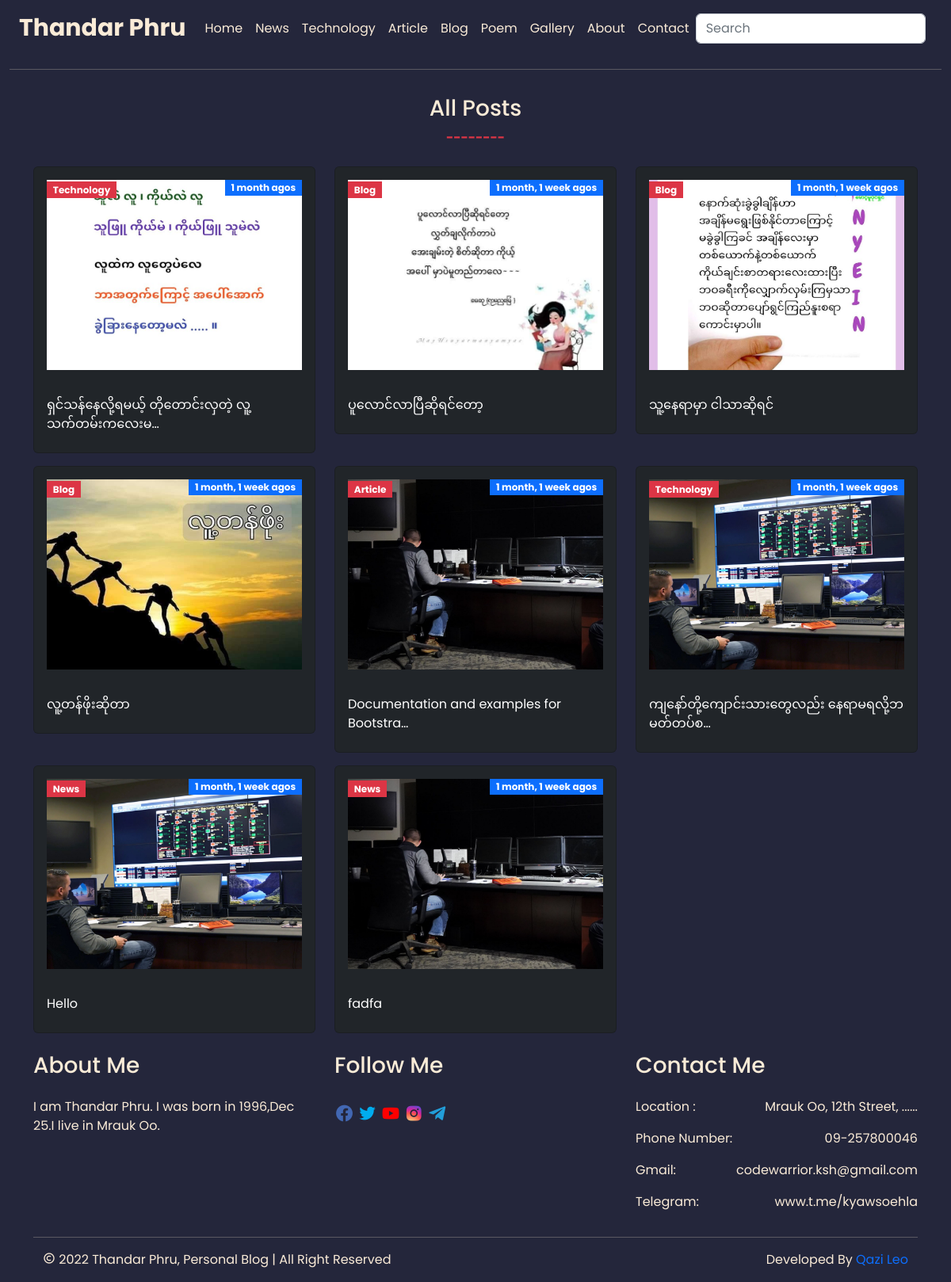
Before: /posts/all/ with the older database file.
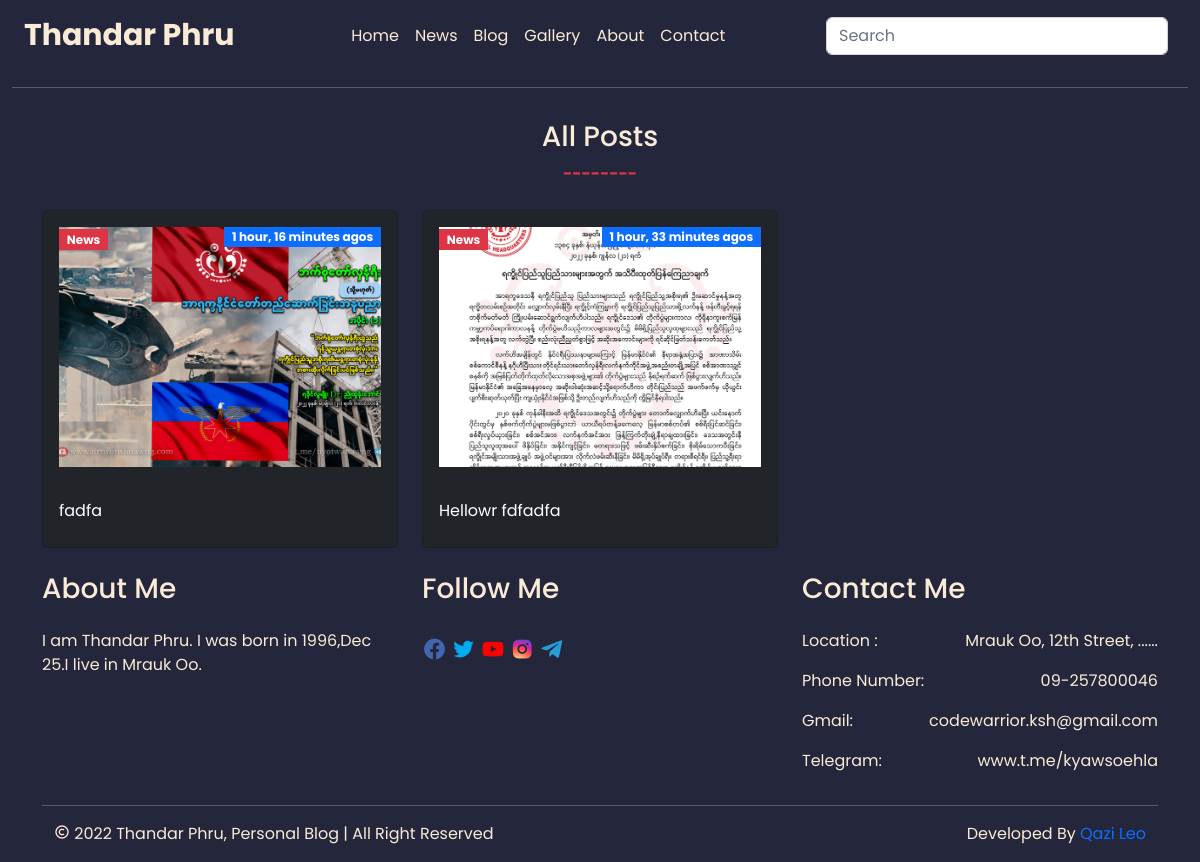
After: the same page with the newer database file.
### base/models.py (models this page shows, shortened)
class Category(models.Model):
    name = models.CharField(max_length=100)
    slug = models.SlugField(
            default='',
            editable=False,
        )
    created = models.DateTimeField(auto_now_add=True)
    updated = models.DateTimeField(auto_now=True)
    def __str__(self):
        return self.name

class Post(models.Model):
    title = models.CharField(max_length=255)
    category = models.ForeignKey(Category, on_delete=models.CASCADE)
    slug = models.SlugField(
            default='',
            editable=False,
        )
    author = models.ForeignKey(User, on_delete=models.CASCADE)
    content = models.TextField(null=True)
    feature = models.ImageField(upload_to = 'static/postimages', blank= True,null=True)
    tags = models.ManyToManyField(Tag)
    created = models.DateTimeField(auto_now_add=True)
    updated = models.DateTimeField(auto_now=True)
    is_feature = models.BooleanField(default=False)
    class Meta:
        ordering = ('-created',)

### base/views.py (the view)
# urls.py: path('posts/all/',views.posts, name='posts'),
def posts(request):
    categories = Category.objects.all()
    posts = Post.objects.all()
    context = {'posts':posts,'categories':categories}
    return render(request,'base/post.html',context)

### base/templates/base/post.html
{% extends 'main.html' %} {% load static %} {% block content %}
<div class="container">
    <div class="row">
      <div class="text-center py-3">
        <h3>All Posts</h3>
        <span class="text-danger fw-bold">--------</span>
      </div>
      {% for post in posts %}
      <div class="col-lg-4 py-2">
        <div class="card bg-dark">
          <div class="p-3">
            <div
              class="blog-picture-background"
              style="
                background-image: url('{{post.feature.url}}');
                height: 240px;
                background-repeat: no-repeat;
                background-size: cover;
                background-position: center;
              "
            >
              <p>
                <span class="badge bg-danger text-center rounded-0"
                  >{{post.category}}</span
                >
                <span class="badge bg-primary text-center float-end rounded-0"
                  >{{post.created|timesince}} agos</span
                >
              </p>
            </div>
          </div>
          <div class="card-body">
            <div class="card-title text-dark">
              <a href="{% url 'detail' post.slug %} " class="text-white"> {{post.title | truncatechars:40}} </a>
            </div>
          </div>
        </div>
      </div>
      {% endfor %}
    </div>
  </div>
{% endblock content %}

### templates/main.html (shortened to what this page needs)
{% load static %}
<!DOCTYPE html>
<html lang="en">
  <head>
    <link
      href="https://cdn.jsdelivr.net/npm/bootstrap@5.2.0-beta1/dist/css/bootstrap.min.css"
      rel="stylesheet"
    />
    <link rel="stylesheet" href="{% static 'css/style.css' %}">
  </head>
  <body>
    <div class="container-fluid">
      {% include 'navbar.html' %}
    </div>
    {% block content %}{% endblock content %}
    {% include 'footer.html' %}
<link href='https://unpkg.com/boxicons@2.1.2/css/boxicons.min.css' rel='stylesheet'>
  </body>
</html>

### templates/navbar.html (shortened to what this page needs)
{% load static %}
<nav class="navbar navbar-expand-lg">
  <div class="container-fluid">
    <a class="navbar-brand logo" href="{% url 'home' %}">Thandar Phru</a>
    <div class="collapse navbar-collapse" id="navbarSupportedContent">
      <ul class="navbar-nav mx-auto mb-2 mb-lg-0">
        {% url 'home' as url %}
        <li class="nav-item">
          <a class="nav-link {% if request.path == url %}border-bottom{% endif %}" aria-current="page" href="{% url 'home' %}">Home</a>
        </li>
        {% for category in categories %}
        {% url 'category' category.slug as url %}
        <li class="nav-item">
            <a class="nav-link {% if request.path == url %}border-bottom{% endif %}" href="{% url 'category' category.slug %}">{{category.name}}</a>
          </li>{% endfor %}
        <li class="nav-item">
          <a class="nav-link" href='{% url 'home' %}#gallery'>Gallery</a>
        </li>
        <li class="nav-item">
          <a class="nav-link" href='{% url 'home' %}#aboutme'>About</a>
        </li>
        <li class="nav-item">
          <a class="nav-link" href='{% url 'home' %}#contactme'>Contact</a>
        </li>
      </ul>
      <form class="d-flex" role="search">
        <input
          class="form-control me-2"
          type="search"
          name = "q"
          placeholder="Search"
          aria-label="Search"
        />
      </form>
    </div>
  </div>
</nav>
<hr />

### templates/footer.html (shortened to what this page needs)
<div class="container">
  <div class="row">
    <div class="col-lg-4">
      <h3 class="py-3">About Me</h3>
      <p>
        I am Thandar Phru. I was born in 1996,Dec 25.I live in Mrauk Oo.
      </p>
    </div>
    <div class="col-lg-4">
      <h3 class='py-3'>Follow Me</h3>
      <div class="social-icon py-2">
        <a href="https://www.facebook.com/profile.php?id=100074218491516">
          <i class="bx bxl-facebook-circle"></i>
        </a>
        <a href="https://www.twitter.com">
          <i class="bx bxl-twitter"></i>
        </a>
        <a href="https://www.youtube.com">
          <i class="bx bxl-youtube"></i>
        </a>
        <a href="https://www.instagram.com">
          <i class="bx bxl-instagram-alt"></i>
        </a>
        <a href="https://telegram.org/">
          <i class="bx bxl-telegram"></i>
        </a>
      </div>
    </div>
    <div class="col-lg-4">
      <h3 class="py-3">Contact Me</h3>
      <div>
        <p>Location : <span class='float-end'>Mrauk Oo, 12th Street, ......</p>
        <p>Phone Number: <span  class='float-end'>09-257800046</span></p>
        <p>Gmail: <span  class='float-end'>codewarrior.ksh@gmail.com</span></p>
        <p>Telegram: <span  class='float-end'>www.t.me/kyawsoehla</span></p>
    </div>
  </div>
</div>
<hr />
<div class="container-fluid">
  <p>
     <i class='bx bx-copyright'></i>  {% now "Y" %} Thandar Phru, Personal Blog  | All Right Reserved <span class="float-end"> Developed By <a href="https://qazileo.pythonanywhere.com/" target="_blank"> Qazi Leo</a> </span>
  </p>
</div>

### static/css/style.css (style rules this page uses)
* { font-family: "Poppins", sans-serif; }
body { background-color: #24263b; color: antiquewhite; }
.navbar-brand { color: antiquewhite !important; }
.nav-link { color: antiquewhite !important; }
.logo { font-size: 30px !important; font-weight: bold; }
.bxl-facebook-circle { color: #4267b2; font-size: 25px; }
.bxl-twitter { color: #00acee; font-size: 25px; }
.bxl-youtube { color: #ff0000; font-size: 25px; }
.bxl-instagram-alt { background: radial-gradient( circle at 30% 107%, #fdf497 0%, #fdf497 5%, #fd5949 45%, #d6249f 60%, #285aeb 90% ); -webkit-background-clip: text; background-clip: text; -webkit-text-fill-color: transparent; font-size: 25px; }
.bxl-telegram { color: #229ed9; font-size: 25px; }
.social-icon { padding-right: 15px; }
a { text-decoration: none; }

Changed rows visible on the page:
removed Category: name "Technology"
removed Category: name "Article"
removed Category: name "Poem"
removed Post: feature (picture), category "Technology", created "1 month", title "ရှင်သန်နေလို့ရမယ့် တိုတောင်းလှတဲ့ လူ့သက်တမ်းကလေးမ…"
removed Post: feature (picture), category "Blog", created "1 month, 1 week", title "ပူလောင်လာပြီဆိုရင်တော့"
removed Post: feature (picture), category "Blog", created "1 month, 1 week", title "သူ့နေရာမှာ ငါသာဆိုရင်"
removed Post: feature (picture), category "Blog", created "1 month, 1 week", title "လူ့တန်ဖိုးဆိုတာ"
removed Post: feature (picture), category "Article", created "1 month, 1 week", title "Documentation and examples for Bootstra…"
removed Post: feature (picture), category "Technology", created "1 month, 1 week", title "ကျနော်တို့ကျောင်းသားတွေလည်း နေရာမရလို့ဘမတ်တပ်စ…"
removed Post: feature (picture), category "News", created "1 month, 1 week", title "fadfa"
added Post: feature (picture), category "News", created "1 hour, 16 minutes", title "fadfa"
changed Post: feature: a different picture; created "1 month, 1 week" → "1 hour, 33 minutes"; title "Hello" → "Hellowr fdfadfa"
